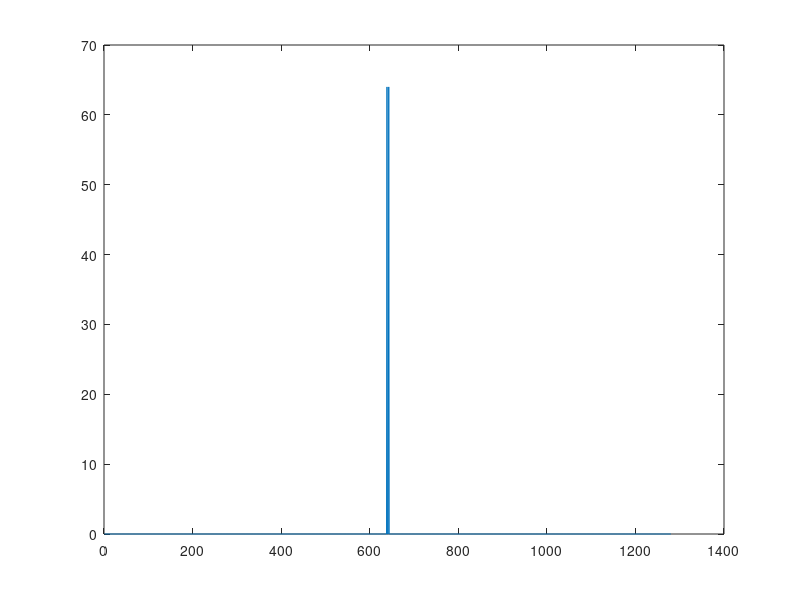
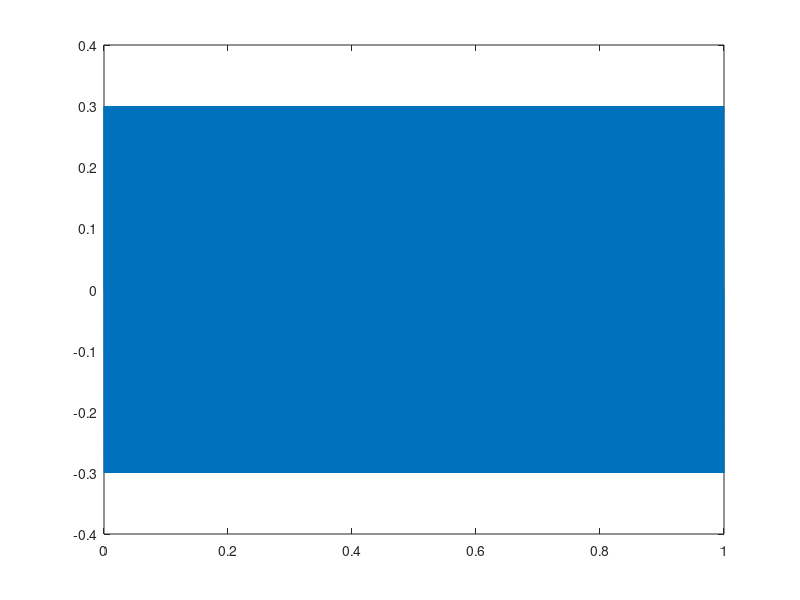
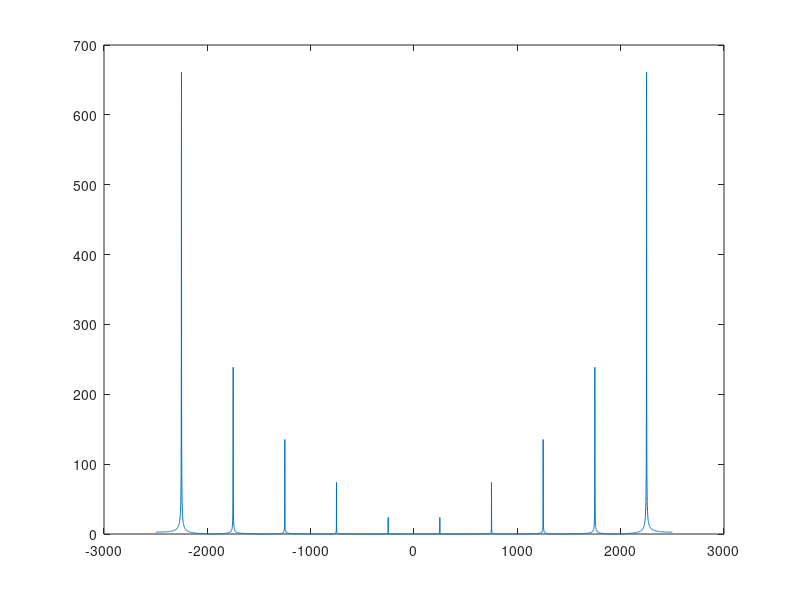
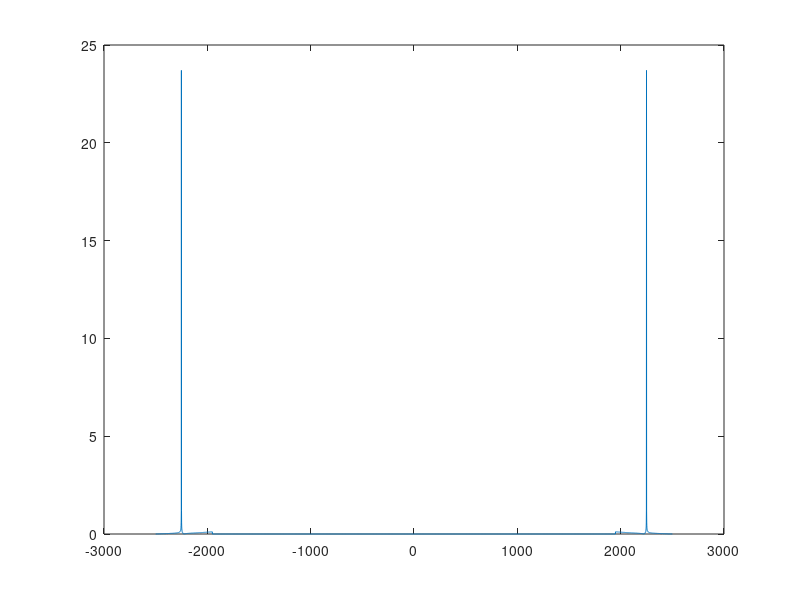

MATLAB code for these plots, in order:
clear;clc



%Part 1, Fa = 2Hz
x=zeros(10,128);
t1=[0:1/128:1-1/128];
z=cos(2*pi*2*t1);
x(1,:)=z;
%%%reshape can help padding zeros between samples
x=reshape(x,1,1280);
figure(1);plot(x,'*')
%Looks like a cos wave


X = fftshift(fft(x));
X_mag = abs(X);
df = -1280/2:1:1280/2 - 1;
%  figure(3);
%  plot(df,X_mag);
  
  
 
  %Part 2
  X_mag2 = X_mag;
  X_mag2(1,65:1217) = 0;
  figure(1);
  plot(fftshift(X_mag2));
  figure(2);
  plot(ifft((X_mag2)));
  
  
  
  
  %Part 3
fb = 2250;
Fs = 5000;
Ts = 1/Fs;

t2 = [0:Ts:1];
y = sin(2*pi*fb*t2);
y(y>0.3) = 0.3;
y(y<-0.3) = -0.3;
figure(2);
plot(t2,y);
  

Y = fftshift(fft(y));
% Y = fft(y);
Y_mag = abs(Y);
df = -Fs/2:1:Fs/2;
figure(3);
plot(df,Y_mag);


Y_mag2 = Y_mag;
Y_mag2(1,1:1950) = 0;
Y_mag2(1,end-1950:end) = 0;
% Y_mag2(1,500:450) = 0
 Y_mag2 = fftshift(Y_mag2);

figure(4);
plot(df,Y_mag2);
 figure(5);
 plot(real(ifft((Y_mag2))));




% Y_mag2 = Y_mag;
% Y_mag2(1,3:2) = 0;
% figure(4)
% plot(ifft((Y_mag2)));  
  
  
%   
%   n = 128
%   df2 = -n/2:1:n/2 - 1;
%   X_mag2 = fftshift(X_mag(1:n));
%   figure(4);
%   plot(df2,X_mag2);
%   
%   figure(5);
%   plot(ifft(fftshift(X_mag2)));
  
  
%   Z = fftshift(fft(z));
%   Z_mag = abs(Z);
%   df = -128/2:1:128/2 - 1;
%   figure(4);
%   plot(df,Z_mag);





  
  
  
  
  
  
  
  
% % Resolution =Fs/N;


%Part 2


